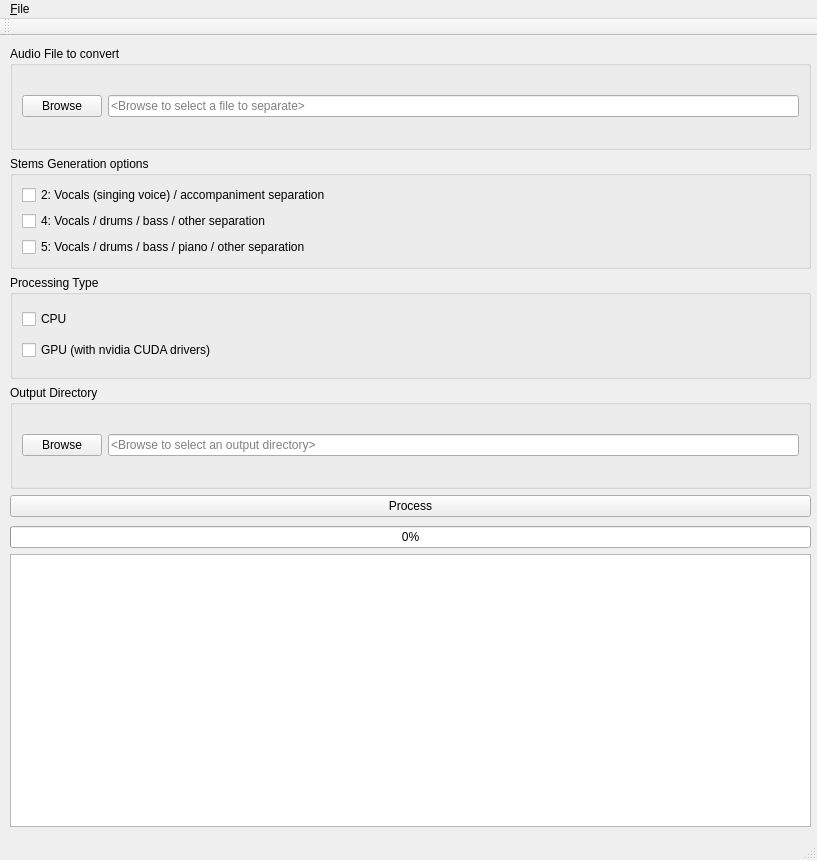
<?xml version="1.0" encoding="UTF-8"?>
<ui version="4.0">
 <class>MainWindow</class>
 <widget class="QMainWindow" name="MainWindow">
  <property name="geometry">
   <rect>
    <x>0</x>
    <y>0</y>
    <width>817</width>
    <height>860</height>
   </rect>
  </property>
  <property name="windowTitle">
   <string>vspleeter</string>
  </property>
  <property name="windowIcon">
   <iconset resource="vspleeter_resources.qrc">
    <normaloff>:/AppIcons/vspleeter.png</normaloff>:/AppIcons/vspleeter.png</iconset>
  </property>
  <widget class="QWidget" name="centralwidget">
   <widget class="QWidget" name="layoutWidget">
    <property name="geometry">
     <rect>
      <x>10</x>
      <y>10</y>
      <width>801</width>
      <height>471</height>
     </rect>
    </property>
    <layout class="QVBoxLayout" name="verticalLayout_6">
     <item>
      <widget class="QGroupBox" name="inputFileGroupBox">
       <property name="title">
        <string>Audio File to convert</string>
       </property>
       <layout class="QHBoxLayout" name="horizontalLayout">
        <item>
         <widget class="QPushButton" name="inputFilePushButton">
          <property name="text">
           <string>Browse</string>
          </property>
         </widget>
        </item>
        <item>
         <widget class="QLineEdit" name="inputFileLineEdit">
          <property name="readOnly">
           <bool>true</bool>
          </property>
          <property name="placeholderText">
           <string>&lt;Browse to select a file to separate&gt;</string>
          </property>
         </widget>
        </item>
       </layout>
      </widget>
     </item>
     <item>
      <widget class="QGroupBox" name="stemsGroupBox">
       <property name="title">
        <string>Stems Generation options</string>
       </property>
       <layout class="QVBoxLayout" name="verticalLayout_3">
        <item>
         <widget class="QCheckBox" name="stems2CheckBox">
          <property name="text">
           <string>2: Vocals (singing voice) / accompaniment separation</string>
          </property>
          <property name="autoExclusive">
           <bool>false</bool>
          </property>
         </widget>
        </item>
        <item>
         <widget class="QCheckBox" name="stems4CheckBox">
          <property name="text">
           <string>4: Vocals / drums / bass / other separation</string>
          </property>
          <property name="autoExclusive">
           <bool>false</bool>
          </property>
         </widget>
        </item>
        <item>
         <widget class="QCheckBox" name="stems5CheckBox">
          <property name="text">
           <string>5: Vocals / drums / bass / piano / other separation</string>
          </property>
          <property name="autoExclusive">
           <bool>false</bool>
          </property>
         </widget>
        </item>
       </layout>
      </widget>
     </item>
     <item>
      <widget class="QGroupBox" name="ptypeGroupBox">
       <property name="title">
        <string>Processing Type</string>
       </property>
       <layout class="QVBoxLayout" name="verticalLayout_4">
        <item>
         <widget class="QCheckBox" name="cpuCheckBox">
          <property name="text">
           <string>CPU</string>
          </property>
          <property name="autoExclusive">
           <bool>false</bool>
          </property>
         </widget>
        </item>
        <item>
         <widget class="QCheckBox" name="gpuCheckBox">
          <property name="text">
           <string>GPU (with nvidia CUDA drivers)</string>
          </property>
          <property name="autoExclusive">
           <bool>false</bool>
          </property>
         </widget>
        </item>
       </layout>
      </widget>
     </item>
     <item>
      <widget class="QGroupBox" name="outputDirGroupBox">
       <property name="title">
        <string>Output Directory</string>
       </property>
       <layout class="QHBoxLayout" name="horizontalLayout_2">
        <item>
         <widget class="QPushButton" name="outputDirPushButton">
          <property name="text">
           <string>Browse</string>
          </property>
         </widget>
        </item>
        <item>
         <widget class="QLineEdit" name="outputDirLineEdit">
          <property name="readOnly">
           <bool>true</bool>
          </property>
          <property name="placeholderText">
           <string>&lt;Browse to select an output directory&gt;</string>
          </property>
         </widget>
        </item>
       </layout>
      </widget>
     </item>
     <item>
      <widget class="QPushButton" name="processPushButton">
       <property name="text">
        <string>Process</string>
       </property>
      </widget>
     </item>
    </layout>
   </widget>
   <widget class="QWidget" name="layoutWidget">
    <property name="geometry">
     <rect>
      <x>10</x>
      <y>490</y>
      <width>801</width>
      <height>301</height>
     </rect>
    </property>
    <layout class="QVBoxLayout" name="verticalLayout_2">
     <item>
      <widget class="QProgressBar" name="progressBar">
       <property name="value">
        <number>0</number>
       </property>
      </widget>
     </item>
     <item>
      <widget class="QTextEdit" name="resultTextEdit">
       <property name="readOnly">
        <bool>true</bool>
       </property>
      </widget>
     </item>
    </layout>
   </widget>
  </widget>
  <widget class="QMenuBar" name="menubar">
   <property name="geometry">
    <rect>
     <x>0</x>
     <y>0</y>
     <width>817</width>
     <height>22</height>
    </rect>
   </property>
   <widget class="QMenu" name="menu_File">
    <property name="title">
     <string>&amp;File</string>
    </property>
   </widget>
   <addaction name="menu_File"/>
  </widget>
  <widget class="QStatusBar" name="statusbar"/>
  <widget class="QToolBar" name="toolBar">
   <property name="windowTitle">
    <string>toolBar</string>
   </property>
   <attribute name="toolBarArea">
    <enum>TopToolBarArea</enum>
   </attribute>
   <attribute name="toolBarBreak">
    <bool>false</bool>
   </attribute>
  </widget>
 </widget>
 <resources>
  <include location="vspleeter_resources.qrc"/>
 </resources>
 <connections/>
</ui>
